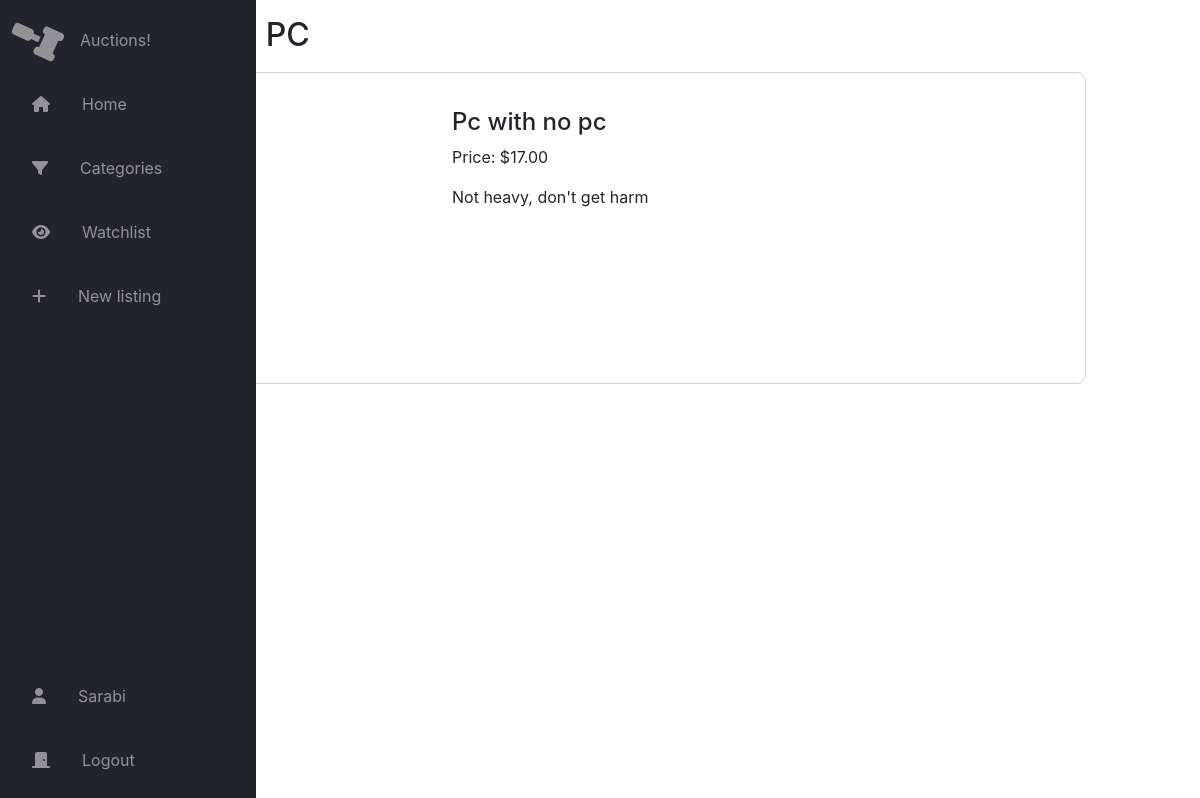
/categories/PC (signed in), run on an earlier commit of the app's database.
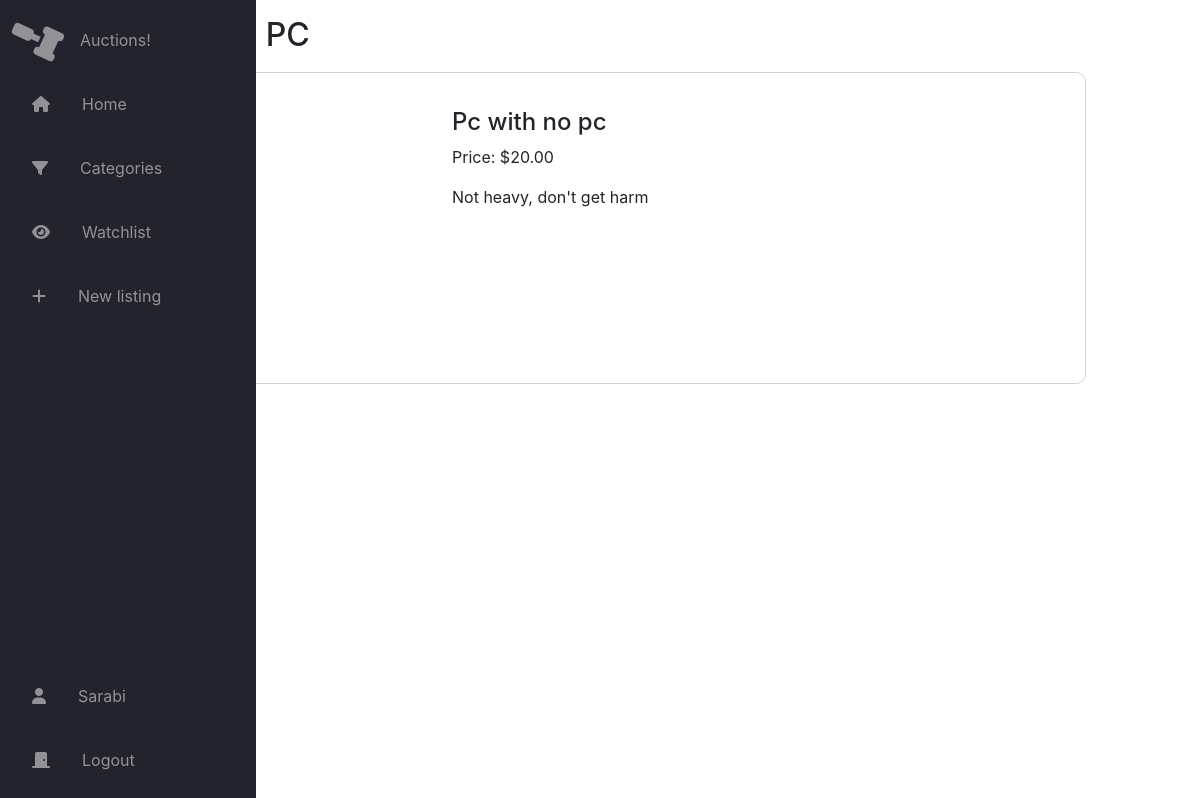
And on a later commit of the database.
### auctions/models.py (models this page shows, shortened)
class Listings(models.Model):
    bidsUntilNow = models.IntegerField(default=0)
    category = models.CharField(max_length=30, blank=True, null=True)
    description = models.CharField(max_length=300)
    imageUrl = models.URLField(blank=True, null=True)
    currentBid = models.DecimalField(default=0, max_digits=8, decimal_places=2)
    title = models.CharField(max_length=64)
    winner_id = models.IntegerField(blank=True, null=True)
    is_close = models.BooleanField(default=False)
    FK_user = models.ForeignKey(User, on_delete=models.CASCADE)

### auctions/views.py (the view)
# urls.py: path("categories/<str:category>", views.render_categories, name="categories")
def render_categories(request, category):
    context = {}
    if category == "all":
        listings = Listings.objects.values('category').distinct().exclude(category="")
        categories = []
        for listing in listings:
            categories.append(listing["category"])
        categories.sort()
        context.update({"categories": categories})
        context.update({"case": 1})
    else:
        listings = Listings.objects.filter(Q(category=category) & Q(is_close=False))
        if len(listings) == 0:
            messages.error(request, "Category not found.")
            return HttpResponseRedirect(reverse('categories', args=["all"]))
        context.update({"listings": listings})
        context.update({"category": category})
        context.update({"case": 2})
    return render(request, "auctions/categories.html", context)

### auctions/templates/auctions/categories.html (shortened to what this page needs)
{% extends "auctions/layout.html" %}
{% block body %}
    {% if case == 1 %}
        <h2 class="title-page">Categories</h2>
        <ul class="categories-ul">
            {% for category in categories%}
                <li class="categories-li">
                    <a class="categories-link" href="{% url 'categories' category%}"> {{ category }} </a>
                </li>
            {% endfor %}
        </ul>
    {% else %}
        <h2 class="title-page">Category: {{category}}</h2>
        <div class="container-index">
            {% for listing in listings %}
                <a href="{% url 'listing_page' listing.id %}" class="active-listing">
                    {% if listing.imageUrl != "" %}
                        <div class="active-listing-image" style="background-image: url('{{listing.imageUrl}}');"></div>
                    {% endif %}
                    <div class="active-listing-details">
                        <h4>{{listing.title}}</h4>
                        <p class="index-description">Price: ${{listing.currentBid}}</p>
                        <p class="index-description">{{listing.description}}</p>
                    </div>
                </a>
            {% endfor %}
        </div>
    {% endif %}
{% endblock %}

What changed in the data, as far as the page shows it:
changed Listings "Pc with no pc": currentBid "17.00" → "20.00"
